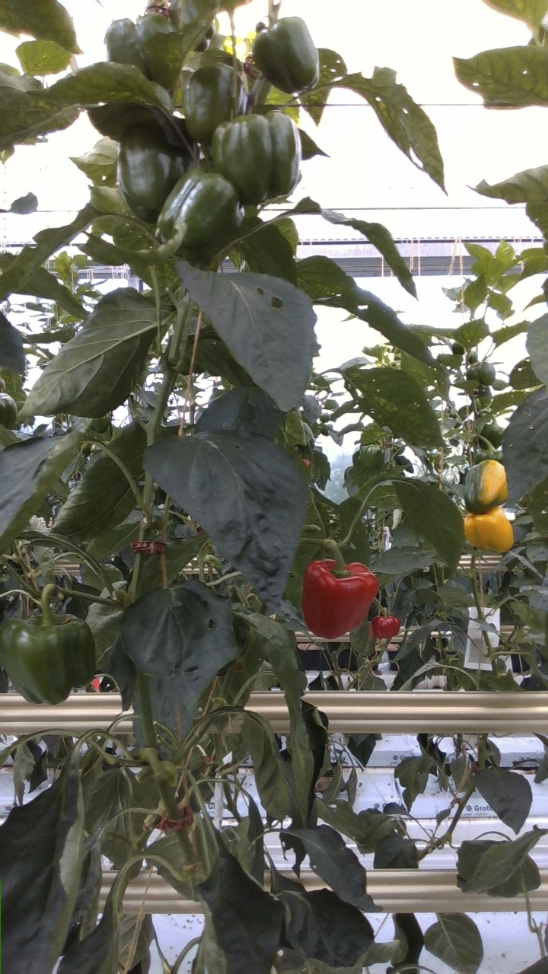
#> input picture Assignment_2/glasshouse_pepper.png, 548 x 974 px, found by its file name
$ python Q2_sol.py
#> lines starting #> are read from the running program, lines starting #| are printed output that depends on the picture; after the words box and inside, x2 and y2 are one past the last pixel; in counts of white or black regions, pixels touching at a corner belong together
import numpy as np
import skimage.io

class cropper:
    def __init__(self, file_name):
#> called with file_name = 'Assignment_2/glasshouse_pepper.png'
        self.path = file_name
        self.img = skimage.io.imread(self.path)
#> self.img is the input picture: shape (974, 548, 4); mean R, G, B, A 112.6, 112.9, 100.9, 255

    def __call__(self, tl_corner, br_corner):
#> called with tl_corner = (550, 300), br_corner = (650, 400)
        self.x0, self.y0 = tl_corner
        self.x1, self.y1 = br_corner

        self.cropped = self.img[self.x0:self.x1, self.y0:self.y1,:]
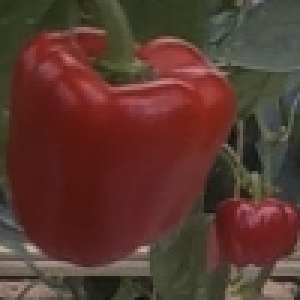
#> self.cropped: shape (100, 100, 4) (shown 3 times larger); mean R, G, B, A 89.5, 56.3, 47.4, 255

        directory = self.path.rsplit('/',1)[0]
        image_name = self.path.split('/')[-1].rsplit('.',1)[0]
        save_path = directory + "/" + image_name + "_cropped" + ".png"

        skimage.io.imsave(save_path,self.cropped)

class segementator:
    def __init__(self, file_name):
        self.path = file_name
        self.img = skimage.io.imread(self.path)

    def __call__(self, r_threshold, g_threshold):

#> called with r_threshold = 60, g_threshold = 50
        self.binary_img = np.zeros((self.img.shape[0],self.img.shape[1]),dtype=bool)
        self.binary_img[self.img[:,:,0]>r_threshold] = 255
        self.binary_img[self.img[:,:,1]>g_threshold] = 0


        self.masked_img = np.zeros_like(self.img)
        self.masked_img[:,:,3] = 255

        self.masked_img[self.binary_img] = self.img[self.binary_img]
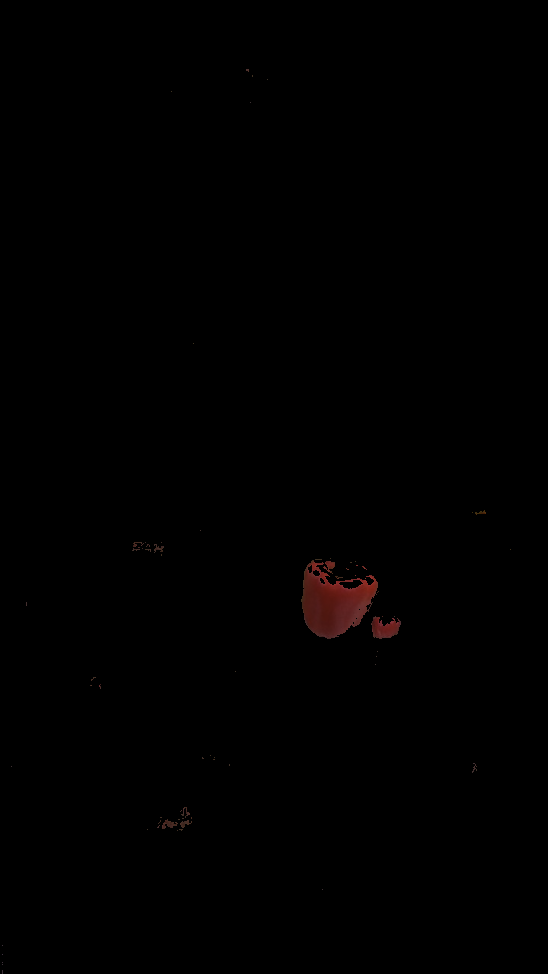
#> self.masked_img: shape (974, 548, 4); mean R, G, B, A 0.8, 0.3, 0.3, 255

        directory = self.path.rsplit('/',1)[0]
        image_name = self.path.split('/')[-1].rsplit('.',1)[0]
        binary_save_path = directory + "/" + image_name + "_binary_mask" + ".png"
        mask_save_path = directory + "/" + image_name + "_masked_image" + ".png"

        skimage.io.imsave(binary_save_path,self.binary_img)
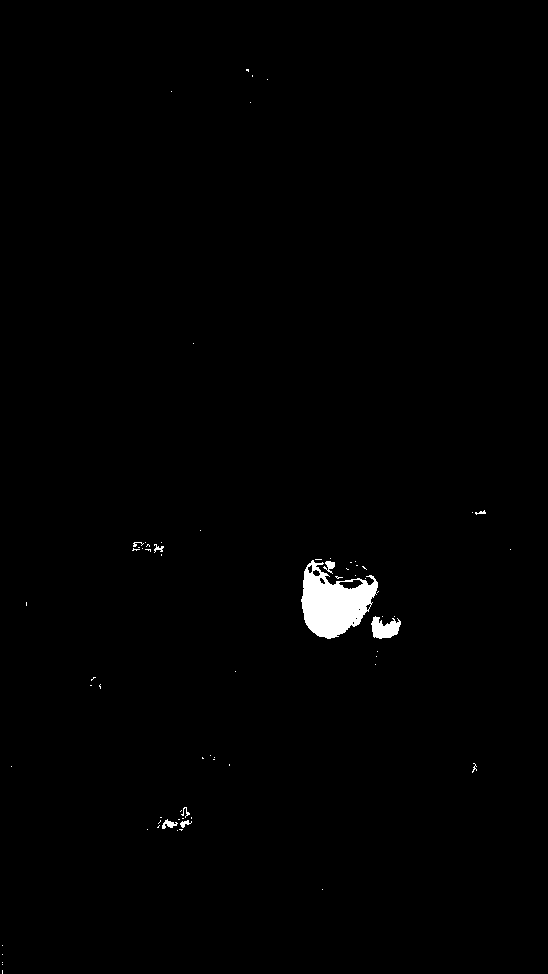
#> saved as glasshouse_pepper_binary_mask.png: shape (974, 548); 0.84% white; 70 white regions (61 under 20 px), largest, box (x1, y1, x2, y2) and area: (301, 560, 378, 639) 3520, (371, 616, 401, 639) 443, (323, 561, 335, 574) 80
        skimage.io.imsave(mask_save_path,self.masked_img)


cropped = cropper('Assignment_2/glasshouse_pepper.png')
cropped((550,300),(650,400))

segemented = segementator('Assignment_2/glasshouse_pepper.png')
segemented(60,50)
